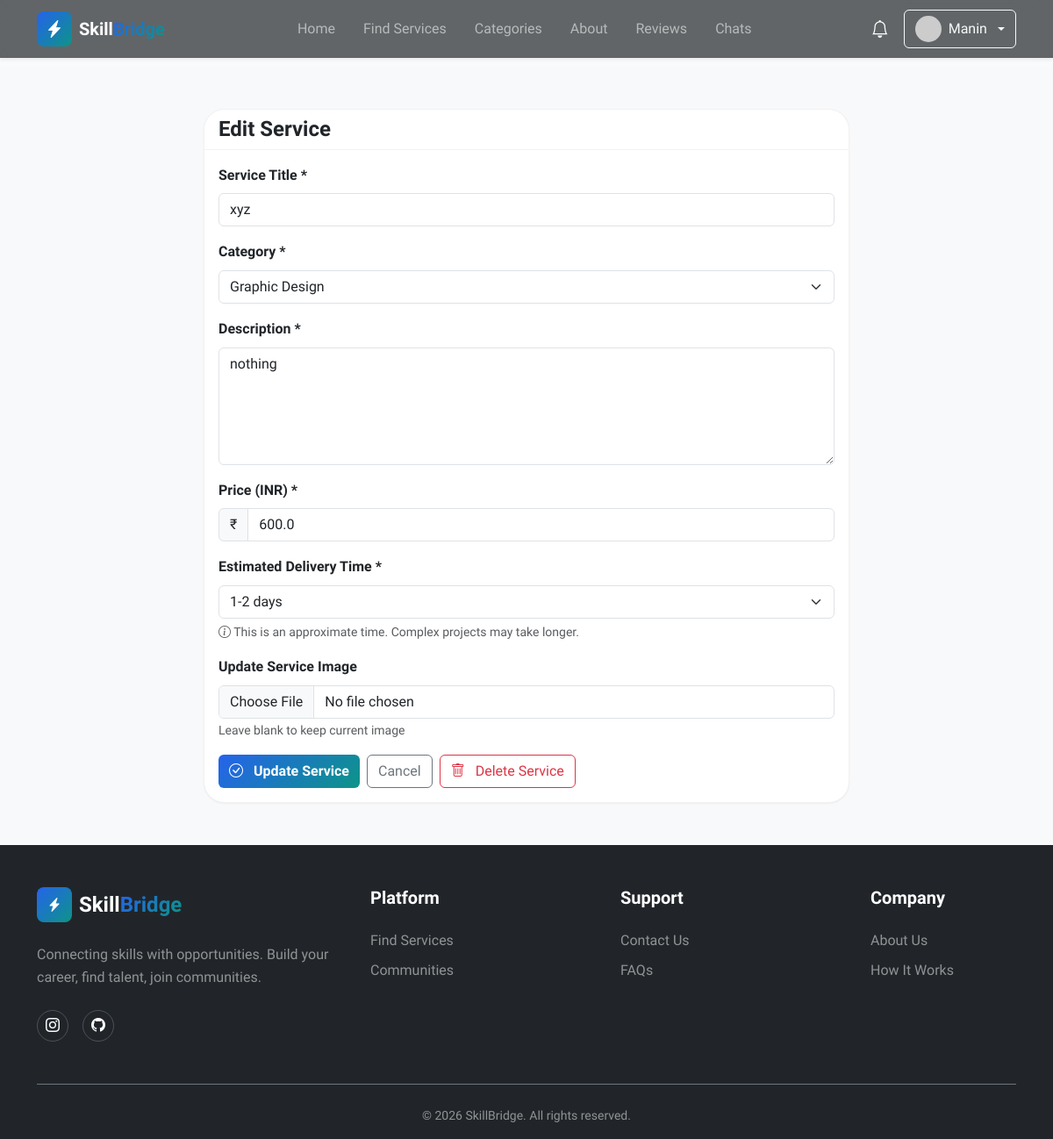
/service/7/edit (signed in), run on the app's committed database.
### models.py (models this page shows, shortened)
class User(UserMixin, db.Model):
    __tablename__ = 'users'
    id = db.Column(db.Integer, primary_key=True)
    username = db.Column(db.String(80), unique=True, nullable=False, index=True)
    email = db.Column(db.String(120), unique=True, nullable=False, index=True)
    password_hash = db.Column(db.String(255), nullable=False)
    user_type = db.Column(db.String(20), nullable=False, default='client')
    full_name = db.Column(db.String(100))
    bio = db.Column(db.Text)
    avatar_url = db.Column(db.String(255), default='default-avatar.png')
    phone = db.Column(db.String(20))
    is_active = db.Column(db.Boolean, default=True)
    is_verified = db.Column(db.Boolean, default=False)
    created_at = db.Column(db.DateTime, default=datetime.utcnow, nullable=False)
    updated_at = db.Column(db.DateTime, default=datetime.utcnow, onupdate=datetime.utcnow)
    services = db.relationship('Service', backref='provider', lazy='dynamic',
                              foreign_keys='Service.user_id')
    reviews = db.relationship('Review', backref='reviewer', lazy='dynamic',
                             foreign_keys='Review.user_id')
    orders_as_buyer = db.relationship('Order', backref='buyer', lazy='dynamic',
                                     foreign_keys='Order.buyer_id')
    orders_as_seller = db.relationship('Order', backref='seller', lazy='dynamic',
                                      foreign_keys='Order.seller_id')
    favorites = db.relationship('Favorite', backref='user', lazy='dynamic',
                               cascade='all, delete-orphan')
    notifications = db.relationship('Notification', backref='user', lazy='dynamic',
                                   cascade='all, delete-orphan')
    def is_admin(self):
        return self.user_type == 'admin'
    def get_unread_notifications_count(self):
        return self.notifications.filter_by(is_read=False).count()
    def get_recent_notifications(self, limit=5):
        return self.notifications.order_by(db.text('created_at desc')).limit(limit)
    def get_avatar_url(self):
        from flask import url_for
        if not self.avatar_url or self.avatar_url == 'default-avatar.png':
            return f"https://ui-avatars.com/api/?name={self.username}&background=random&color=fff&size=128"
        if self.avatar_url.startswith('http'):
            return self.avatar_url
        return url_for('static', filename='avatars/' + self.avatar_url)

class Service(db.Model):
    __tablename__ = 'services'
    id = db.Column(db.Integer, primary_key=True)
    title = db.Column(db.String(200), nullable=False, index=True)
    description = db.Column(db.Text, nullable=False)
    price = db.Column(db.Float, nullable=False)
    delivery_time = db.Column(db.String(50))  # e.g., "3 days", "1 week"
    user_id = db.Column(db.Integer, db.ForeignKey('users.id'), nullable=False, index=True)
    category_id = db.Column(db.Integer, db.ForeignKey('categories.id'), nullable=False, index=True)
    favorited_by = db.relationship('Favorite', backref='service', lazy='dynamic', cascade='all, delete-orphan')
    image_url = db.Column(db.String(255), default='default-service.jpg')
    tags = db.Column(db.String(255))
    is_active = db.Column(db.Boolean, default=True)
    view_count = db.Column(db.Integer, default=0)
    created_at = db.Column(db.DateTime, default=datetime.utcnow, index=True)
    updated_at = db.Column(db.DateTime, default=datetime.utcnow, onupdate=datetime.utcnow)
    reviews = db.relationship('Review', backref='service', lazy='dynamic',
                             cascade='all, delete-orphan')
    orders = db.relationship('Order', backref='service', lazy='dynamic')
    favorited_by = db.relationship('Favorite', backref='service', lazy='dynamic',
                                   cascade='all, delete-orphan')

class Category(db.Model):
    __tablename__ = 'categories'
    id = db.Column(db.Integer, primary_key=True)
    name = db.Column(db.String(100), unique=True, nullable=False, index=True)
    description = db.Column(db.Text)
    icon = db.Column(db.String(50))  # Icon class name (e.g., 'bi-code')
    color = db.Column(db.String(50))  # Color class for styling
    created_at = db.Column(db.DateTime, default=datetime.utcnow)
    services = db.relationship('Service', backref='category', lazy='dynamic')

### routes.py (the view, shortened to what this page needs)
@service_bp.route('/<int:service_id>/edit', methods=['GET', 'POST'])
@login_required
def edit(service_id):
    service = Service.query.get_or_404(service_id)
    if service.user_id != current_user.id:
        flash('You do not have permission to edit this service.', 'danger')
        return redirect(url_for('service.detail', service_id=service_id))
    categories = category_manager.get_all_categories()
    return render_template('service_edit.html', service=service, categories=categories)

### managers.py (called while the page is built)
    def get_all_categories(self):
        return Category.query.all()

### templates/service_edit.html (shortened to what this page needs)
{% extends 'base.html' %}
{% block content %}
<section class="py-5 bg-light">
    <div class="container">
        <div class="row">
            <div class="col-lg-8 mx-auto">
                <div class="card">
                    <div class="card-header">
                        <h4 class="mb-0">Edit Service</h4>
                    </div>
                    <div class="card-body">
                        <form method="POST" action="{{ url_for('service.edit', service_id=service.id) }}"
                            enctype="multipart/form-data">
                            <div class="mb-3">
                                <label class="form-label">Service Title *</label>
                                <input type="text" class="form-control" name="title" value="{{ service.title }}"
                                    required>
                            </div>
                            <div class="mb-3">
                                <label class="form-label">Category *</label>
                                <select class="form-select" name="category_id" required>
                                    {% for category in categories %}
                                    <option value="{{ category.id }}" {% if category.id==service.category_id
                                        %}selected{% endif %}>
                                        {{ category.name }}
                                    </option>
                                    {% endfor %}
                                </select>
                            </div>
                            <div class="mb-3">
                                <label class="form-label">Description *</label>
                                <textarea class="form-control" name="description" rows="5"
                                    required>{{ service.description }}</textarea>
                            </div>
                            <div class="mb-3">
                                <label class="form-label">Price (INR) *</label>
                                <div class="input-group">
                                    <span class="input-group-text">₹</span>
                                    <input type="number" class="form-control" name="price" value="{{ service.price }}"
                                        min="50" step="1" required>
                                </div>
                            </div>
                            <div class="mb-3">
                                <label class="form-label">Estimated Delivery Time *</label>
                                <select class="form-select" name="delivery_time" required>
                                    <option value="1-2 days" {% if service.delivery_time=='1-2 days' %}selected{% endif
                                        %}>1-2 days</option>
                                </select>
                                <div class="form-text text-muted"> <i class="bi bi-info-circle"></i> This is an
                                    approximate time. Complex projects may take longer.</div>
                            </div>
                            <div class="mb-3">
                                <label class="form-label">Update Service Image</label>
                                <input type="file" class="form-control" name="image" accept="image/*">
                                <small class="text-muted">Leave blank to keep current image</small>
                            </div>
                            <div class="d-flex gap-2">
                                <button type="submit" class="btn btn-gradient-primary">
                                    <i class="bi bi-check-circle me-2"></i>
                                    Update Service
                                </button>
                                <a href="{{ url_for('service.detail', service_id=service.id) }}"
                                    class="btn btn-outline-secondary">
                                    Cancel
                                </a>
                                <form method="POST" action="{{ url_for('service.delete', service_id=service.id) }}"
                                    class="ms-auto">
                                    <button type="submit" class="btn btn-outline-danger"
                                        onclick="return confirm('Are you sure you want to delete this service?')">
                                        <i class="bi bi-trash me-2"></i>
                                        Delete Service
                                    </button>
                                </form>
                            </div>
                        </form>
                    </div>
                </div>
            </div>
        </div>
    </div>
</section>
{% endblock %}

### templates/components/header.html (shortened to what this page needs)
<header class="navbar navbar-expand-lg navbar-dark fixed-top shadow-sm"
    style="background-color: rgba(33, 37, 41, 0.7) !important; backdrop-filter: blur(15px);">
    <div class="container">
        <a class="navbar-brand d-flex align-items-center" href="{{ url_for('main.index') }}">
            <div class="logo-icon gradient-primary rounded-3 p-2 me-2">
                <i class="bi bi-lightning-charge-fill text-white"></i>
            </div>
            <span class="fw-bold">Skill<span class="text-gradient">Bridge</span></span>
        </a>
        <div class="collapse navbar-collapse" id="navbarNav">
            <ul class="navbar-nav mx-auto">
                <li class="nav-item">
                    <a class="nav-link" href="{{ url_for('main.index') }}">Home</a>
                </li>
                <li class="nav-item">
                    <a class="nav-link" href="{{ url_for('service.browse') }}">Find Services</a>
                </li>
                <li class="nav-item">
                    <a class="nav-link" href="{{ url_for('main.index') }}#categories">Categories</a>
                </li>
                <li class="nav-item">
                    <a class="nav-link" href="{{ url_for('main.about') }}">About</a>
                </li>
                <li class="nav-item">
                    <a class="nav-link" href="{{ url_for('main.reviews') }}">Reviews</a>
                </li>
                {% if current_user.is_authenticated %}
                <li class="nav-item">
                    <a class="nav-link" href="{{ url_for('user.chats') }}">Chats</a>
                </li>
                {% endif %}
            </ul>
            <div class="d-flex align-items-center gap-3 mt-3 mt-lg-0">
                {% if current_user.is_authenticated %}
                <div class="dropdown">
                    <button class="btn btn-link text-white position-relative p-0" type="button"
                        data-bs-toggle="dropdown">
                        <i class="bi bi-bell fs-5"></i>
                    </button>
                </div>
                <div class="dropdown">
                    <button class="btn btn-outline-light dropdown-toggle d-flex align-items-center gap-2" type="button"
                        data-bs-toggle="dropdown">
                        <img src="{{ current_user.get_avatar_url() }}" alt="Avatar" class="rounded-circle" width="30"
                            height="30">
                        <span>{{ current_user.username }}</span>
                    </button>
                </div>
                {% else %}
                <a href="{{ url_for('auth.login') }}" class="btn btn-outline-light">Log In</a>
                <a href="{{ url_for('auth.register') }}" class="btn btn-gradient-primary">Get Started</a>
                {% endif %}
            </div>
        </div>
    </div>
</header>
<div style="height: 76px;" id="navbar-spacer"></div>

### static/css/custom.css (style rules this page uses)
:root { --primary: #2563eb; --primary-hover: #1d4ed8; --accent: #0d9488; --background: #f8fafc; --foreground: #1e293b; --card: #ffffff; --border: #e2e8f0; --muted: #64748b; --muted-foreground: #94a3b8; --secondary: #f1f5f9; --success: #10b981; --danger: #ef4444; --primary-color: #2563eb; --primary-dark: #1d4ed8; --primary-light: #3b82f6; --accent-color: #0d9488; --card-bg: #ffffff; --gradient-primary: linear-gradient(135deg, #2563eb 0%, #0d9488 100%); --gradient-accent: linear-gradient(135deg, #f97316 0%, #fb923c 100%); --gradient-hero: linear-gradient(135deg, #1e293b, #334155); --shadow-sm: 0 1px 2px 0 rgba(0, 0, 0, 0.05); --shadow-md: 0 4px 6px -1px rgba(0, 0, 0, 0.08); --shadow-lg: 0 10px 15px -3px rgba(0, 0, 0, 0.08); --shadow-xl: 0 20px 25px -5px rgba(0, 0, 0, 0.1); --shadow-glow: 0 0 40px rgba(37, 99, 235, 0.25); --section-padding: 5rem 0; --radius: 0.75rem; --radius-sm: 0.5rem; --radius-md: 1rem; --radius-lg: 1.5rem; --radius-xl: 2rem; }
* { margin: 0; padding: 0; box-sizing: border-box; }
body { font-family: 'Sora', -apple-system, BlinkMacSystemFont, 'Segoe UI', sans-serif; background-color: var(--background); color: var(--foreground); line-height: 1.6; overflow-x: hidden; }
h1, h2, h3, h4, h5, h6 { font-weight: 700; line-height: 1.2; }
a { transition: all 0.3s ease; }
.gradient-primary { background: var(--gradient-primary); }
.text-gradient { background: var(--gradient-primary); -webkit-background-clip: text; -webkit-text-fill-color: transparent; background-clip: text; }
.btn-gradient-primary { background: var(--gradient-primary); border: none; color: white; font-weight: 600; transition: all 0.3s ease; }
.navbar { backdrop-filter: blur(15px); background-color: rgba(33, 37, 41, 0.7) !important; transition: all 0.3s ease; }
.logo-icon { width: 40px; height: 40px; display: flex; align-items: center; justify-content: center; transition: all 0.3s ease; }
.nav-link { font-weight: 500; position: relative; padding: 0.5rem 1rem !important; }
.nav-link::after { content: ''; position: absolute; bottom: 0; left: 50%; width: 0; height: 2px; background: var(--gradient-primary); transition: all 0.3s ease; transform: translateX(-50%); }
.form-label { font-weight: 600; margin-bottom: 0.5rem; }
.card { border-radius: var(--radius-lg); border: 1px solid rgba(0, 0, 0, 0.05); box-shadow: var(--shadow-sm); }
.card-header { background: transparent; border-bottom: 1px solid rgba(0, 0, 0, 0.05); font-weight: 600; }
.btn { position: relative; overflow: hidden; transition: all 0.3s ease; }
.btn::before { content: ''; position: absolute; top: 50%; left: 50%; width: 0; height: 0; border-radius: 50%; background: rgba(255, 255, 255, 0.3); transform: translate(-50%, -50%); transition: width 0.6s, height 0.6s; }
.btn-outline-secondary { transition: all 0.3s ease; position: relative; overflow: hidden; }
.btn-outline-secondary::before { content: ''; position: absolute; top: 50%; left: 50%; width: 0; height: 0; border-radius: 50%; background: rgba(37, 99, 235, 0.1); transform: translate(-50%, -50%); transition: width 0.4s, height 0.4s; }
html { scroll-behavior: smooth; }
img { transition: opacity 0.3s ease; }
.bi { transition: transform 0.3s ease; }

### data on the page
User: username "Manin"
Service: title "xyz", category_id "Graphic Design", description "nothing", price "600.0", delivery_time "1-2 days"
